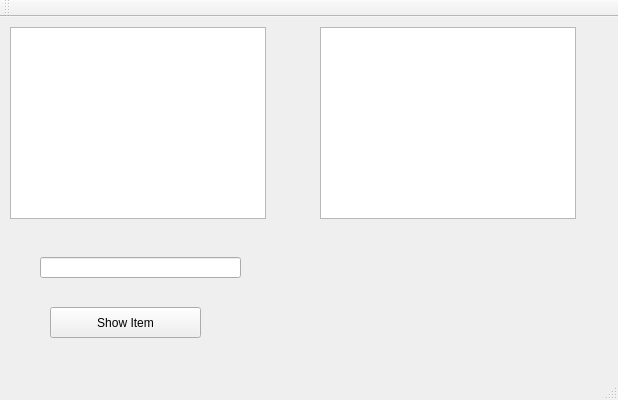
<?xml version="1.0" encoding="UTF-8"?>
<ui version="4.0">
 <class>Test3Class</class>
 <widget class="QMainWindow" name="Test3Class">
  <property name="geometry">
   <rect>
    <x>0</x>
    <y>0</y>
    <width>618</width>
    <height>400</height>
   </rect>
  </property>
  <property name="windowTitle">
   <string>Test3</string>
  </property>
  <widget class="QWidget" name="centralWidget">
   <widget class="QListWidget" name="ShoppingListWidget">
    <property name="geometry">
     <rect>
      <x>10</x>
      <y>10</y>
      <width>256</width>
      <height>192</height>
     </rect>
    </property>
   </widget>
   <widget class="QLineEdit" name="CategorySearchLine">
    <property name="geometry">
     <rect>
      <x>40</x>
      <y>240</y>
      <width>201</width>
      <height>21</height>
     </rect>
    </property>
   </widget>
   <widget class="QPushButton" name="ShowItemButton">
    <property name="geometry">
     <rect>
      <x>50</x>
      <y>290</y>
      <width>151</width>
      <height>31</height>
     </rect>
    </property>
    <property name="text">
     <string>Show Item</string>
    </property>
   </widget>
   <widget class="QListWidget" name="CategorylistWidget">
    <property name="geometry">
     <rect>
      <x>320</x>
      <y>10</y>
      <width>256</width>
      <height>192</height>
     </rect>
    </property>
   </widget>
  </widget>
  <widget class="QMenuBar" name="menuBar">
   <property name="geometry">
    <rect>
     <x>0</x>
     <y>0</y>
     <width>618</width>
     <height>22</height>
    </rect>
   </property>
  </widget>
  <widget class="QToolBar" name="mainToolBar">
   <attribute name="toolBarArea">
    <enum>TopToolBarArea</enum>
   </attribute>
   <attribute name="toolBarBreak">
    <bool>false</bool>
   </attribute>
  </widget>
  <widget class="QStatusBar" name="statusBar"/>
 </widget>
 <layoutdefault spacing="6" margin="11"/>
 <resources>
  <include location="Test3.qrc"/>
 </resources>
 <connections/>
</ui>
